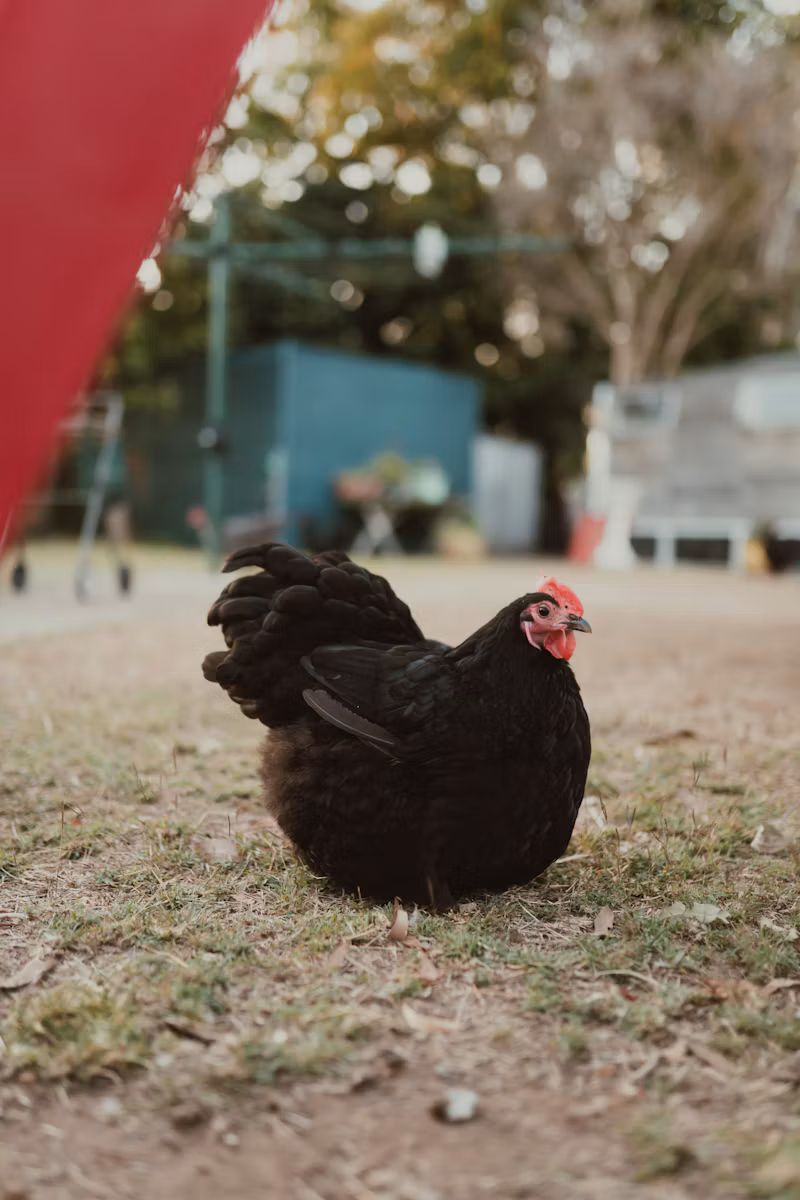
#> input picture imagenes/gallina.png, 800 x 1200 px
$ python generar_imagen.py --desde imagenes/gallina.png --salida data/gallina_8k.npy
#> lines starting #> are read from the running program, lines starting #| are printed output that depends on the picture
"""Genera la imagen de entrada de 8K (7680 × 4320, RGB) para la práctica.

Por defecto crea una imagen sintética con aspecto de foto satelital (agua, costa, vegetación,
montaña y nieve) a partir de ruido fractal con semilla fija, así todos obtienen la misma imagen.
Con --desde se puede usar una foto real, que se reescala a 8K.

Uso:
    python generar_imagen.py
    python generar_imagen.py --desde imagenes/gallina.png --salida data/gallina_8k.npy
"""
import argparse
from pathlib import Path

import numpy as np
from PIL import Image

ANCHO, ALTO = 7680, 4320
DATA = Path(__file__).parent / "data"

# Paleta de "alturas" → color: (altura normalizada, R, G, B)
PALETA = np.array([
    (0.00, 8, 24, 60),      # mar profundo
    (0.42, 28, 78, 128),    # agua poco profunda
    (0.47, 194, 178, 128),  # arena / costa
    (0.52, 86, 125, 58),    # pasto
    (0.66, 38, 82, 36),     # bosque
    (0.80, 112, 100, 86),   # roca
    (0.90, 150, 140, 128),  # montaña alta
    (0.96, 240, 240, 240),  # nieve
], dtype=np.float32)


def ruido_fractal(alto, ancho, rng, octavas=8):
    """Suma capas de ruido aleatorio reescalado (cada capa con el doble de detalle y la mitad de peso)."""
    total = np.zeros((alto, ancho), dtype=np.float32)
    amplitud, peso_total = 1.0, 0.0
    for o in range(octavas):
        columnas = 2 ** (o + 2)
        filas = max(2, columnas * alto // ancho)
        base = rng.random((filas, columnas), dtype=np.float32)
        capa = Image.fromarray(base).resize((ancho, alto), Image.BICUBIC)
        total += amplitud * np.asarray(capa)
        peso_total += amplitud
        amplitud *= 0.5
    return total / peso_total


def imagen_sintetica(semilla=3069):
    rng = np.random.default_rng(semilla)
    altura = ruido_fractal(ALTO, ANCHO, rng)
    bajo, alto = np.percentile(altura, [1, 99])
    altura = np.clip((altura - bajo) / (alto - bajo), 0, 1)

    rgb = np.empty((ALTO, ANCHO, 3), dtype=np.float32)
    for c in range(3):
        rgb[..., c] = np.interp(altura, PALETA[:, 0], PALETA[:, c + 1])
    # Textura fina píxel a píxel para que el desenfoque sea visible
    rgb += rng.normal(0, 10, size=(ALTO, ANCHO, 1)).astype(np.float32)
    return np.clip(rgb, 0, 255).astype(np.uint8)


def imagen_desde_archivo(ruta):
    # Las imágenes satelitales suelen pasar del límite anti "decompression bomb" de Pillow (~178 MP)
    Image.MAX_IMAGE_PIXELS = None
    foto = Image.open(ruta).convert("RGB")
    w, h = foto.size
#> w = 800; h = 1200
    # Una foto vertical se lleva a 4320 × 7680: misma cantidad de píxeles que 8K horizontal
    ancho, alto = (ALTO, ANCHO) if h > w else (ANCHO, ALTO)
#> ancho = 4320; alto = 7680
    # Recorte centrado a la proporción destino para no deformar la imagen
    if w * alto > h * ancho:
        nuevo_w = h * ancho // alto
#> nuevo_w = 675
        foto = foto.crop(((w - nuevo_w) // 2, 0, (w + nuevo_w) // 2, h))
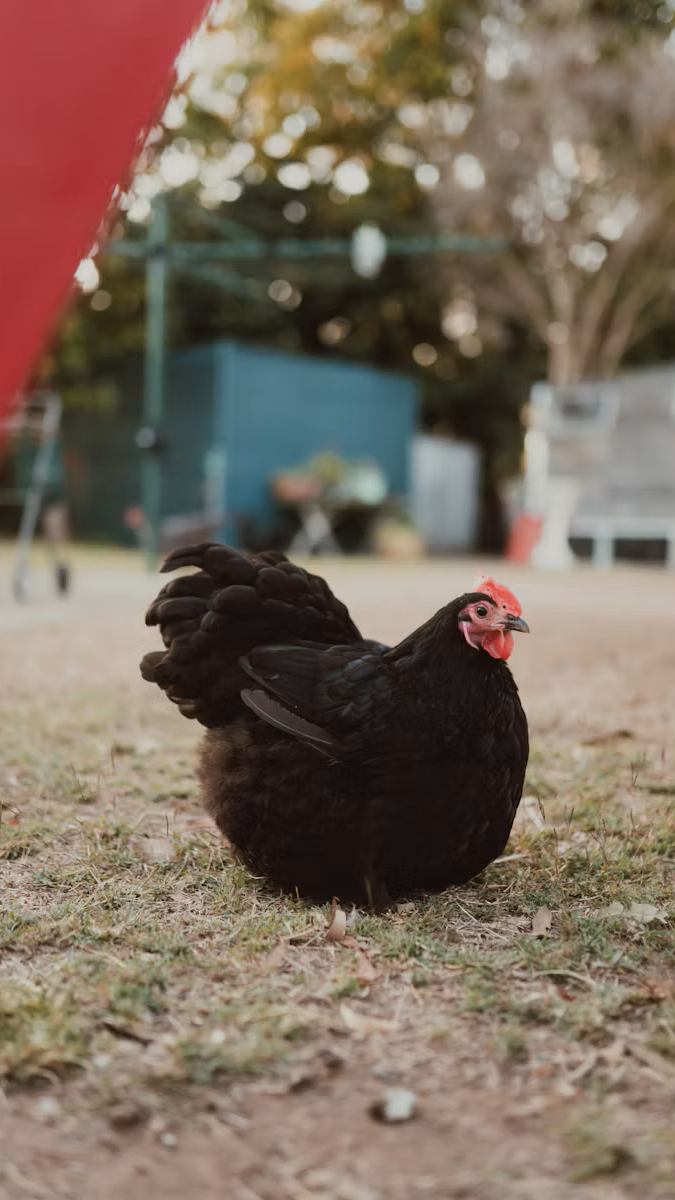
#> foto: PIL image 675x1200 RGB; mean R, G, B 123.3, 107.2, 92.8
    else:
        nuevo_h = w * alto // ancho
        foto = foto.crop((0, (h - nuevo_h) // 2, w, (h + nuevo_h) // 2))
    if foto.size[0] < ancho:
        print(f"Aviso: la foto ({w} × {h}) es más pequeña que 8K; se va a ampliar {ancho / foto.size[0]:.1f} veces.")
#| Aviso: la foto (800 × 1200) es más pequeña que 8K; se va a ampliar 6.4 veces.
    return np.asarray(foto.resize((ancho, alto), Image.LANCZOS), dtype=np.uint8)


def main():
    parser = argparse.ArgumentParser(description=__doc__, formatter_class=argparse.RawDescriptionHelpFormatter)
    parser.add_argument("--desde", type=Path, help="foto a usar en lugar de la imagen sintética")
    parser.add_argument("--salida", type=Path, default=DATA / "imagen_8k.npy")
    args = parser.parse_args()

    imagen = imagen_desde_archivo(args.desde) if args.desde else imagen_sintetica()
    args.salida.parent.mkdir(parents=True, exist_ok=True)
    np.save(args.salida, imagen)

    vista = args.salida.with_name(args.salida.stem + "_vista.png")
    alto, ancho, _ = imagen.shape
#> alto = 7680; ancho = 4320
    Image.fromarray(imagen).resize((ancho // 4, alto // 4), Image.LANCZOS).save(vista)

    alto, ancho, canales = imagen.shape
#> canales = 3
    print(f"Imagen guardada en {args.salida}")
    print(f"Vista previa (1/4) en {vista}")
    print(f"  Dimensiones:      {alto} × {ancho} × {canales} (alto × ancho × canales)")
#|   Dimensiones:      7680 × 4320 × 3 (alto × ancho × canales)
    print(f"  Píxeles:          {alto * ancho:,}")
#|   Píxeles:          33,177,600
    print(f"  Valores totales:  {imagen.size:,} ({imagen.dtype}, 0–255)")
#|   Valores totales:  99,532,800 (uint8, 0–255)
    print(f"  Tamaño en memoria: {imagen.nbytes:,} bytes = {imagen.nbytes / 1024**2:.2f} MiB")
#|   Tamaño en memoria: 99,532,800 bytes = 94.92 MiB


if __name__ == "__main__":
    main()
